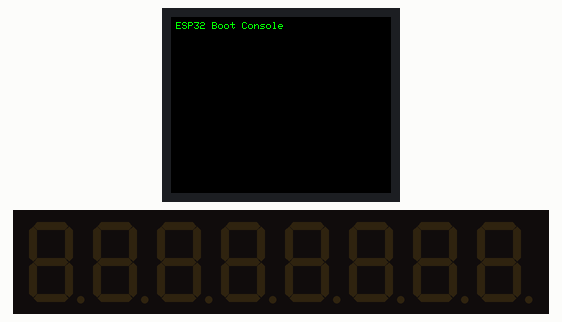
A program run on a simulated ESP32. Shown: 220×176 colour display, 8-digit seven-segment display. What the program prints to the serial monitor is not drawn.

Above: at 1.2 s.
At 2.1 s:
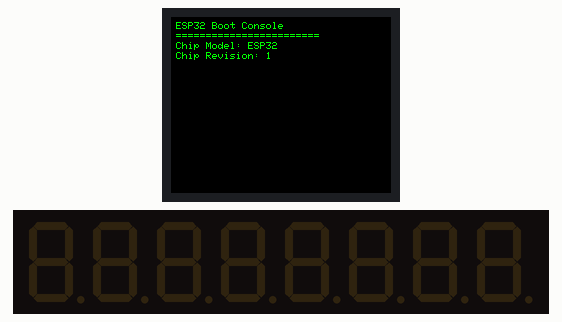
At 2.8 s:
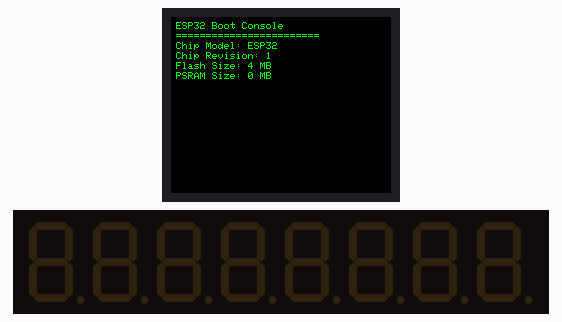
At 3.7 s:
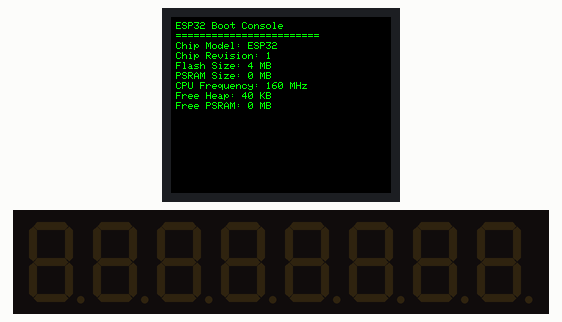
At 4.6 s:
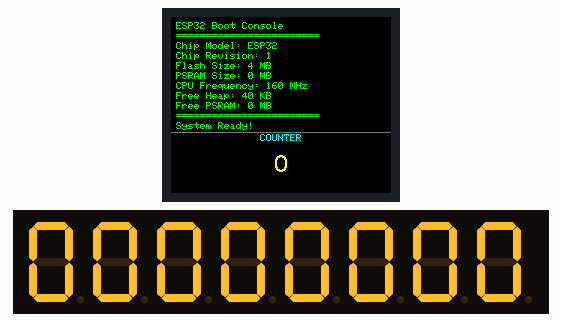
At 38.6 s:
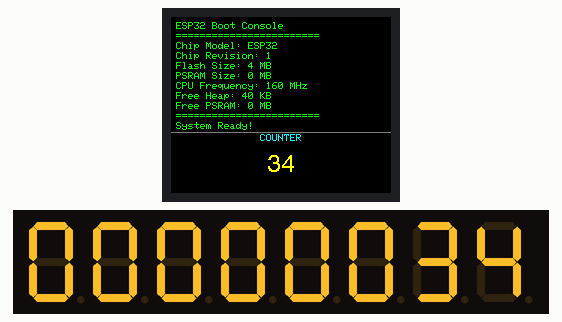

The program:

main.cpp
```cpp
/*
for pin configuration check:
MAX7219_7Segment/max7219.h  → CLK=32, CS=21, DIN=33
TFT_eSPI/User_setup.h       → MOSI=23, SCLK=18, CS=25, DC=27, RST=26, BL=4
*/

#include <Arduino.h>
#include "max7219.h"
#include <SPI.h>
#include <TFT_eSPI.h>
#include <ESP32TimerInterrupt.h>

// --- Screen layout (landscape: 220 x 176) ---
#define SCREEN_W       220
#define BOOT_LINES     11
#define LINE_H         10
#define COUNTER_LABEL_Y 117
#define COUNTER_NUM_Y   136

MAX7219 display;
TFT_eSPI tft = TFT_eSPI();

ESP32Timer timer0(0);
volatile bool     timerTicked = false;
volatile uint32_t timerCount  = 0;

bool IRAM_ATTR onTimer(void *param)
{
  (void) param;
  timerTicked = true;
  timerCount++;
  return true;
}

void setup()
{
  Serial.begin(115200);
  delay(1000);

  tft.begin();
  tft.setRotation(1);
  tft.fillScreen(TFT_BLACK);
  tft.setTextColor(TFT_GREEN, TFT_BLACK);
  tft.setTextSize(1);

  // --- Boot console ---
  int yPos = 5;
  const int delayMs = 300;

  auto printLine = [&](const String &s) {
    tft.drawString(s, 5, yPos, 1);
    yPos += LINE_H;
    delay(delayMs);
  };

  printLine("ESP32 Boot Console");
  printLine("========================");
  printLine("Chip Model: "    + String(ESP.getChipModel()));
  printLine("Chip Revision: " + String(ESP.getChipRevision()));
  printLine("Flash Size: "    + String(ESP.getFlashChipSize() / (1024*1024)) + " MB");
  printLine("PSRAM Size: "    + String(ESP.getPsramSize()    / (1024*1024)) + " MB");
  printLine("CPU Frequency: " + String(ESP.getCpuFreqMHz())  + " MHz");
  printLine("Free Heap: "     + String(ESP.getFreeHeap()     / 1024)        + " KB");
  printLine("Free PSRAM: "    + String(ESP.getFreePsram()    / (1024*1024)) + " MB");
  printLine("========================");
  printLine("System Ready!");

  Serial.println("=== ESP32 Board Information ===");
  Serial.printf("Chip: %s rev%d\n",   ESP.getChipModel(), ESP.getChipRevision());
  Serial.printf("Flash: %lu MB\n",    ESP.getFlashChipSize() / (1024*1024));
  Serial.printf("CPU: %d MHz\n",      ESP.getCpuFreqMHz());
  Serial.printf("Free heap: %lu KB\n",ESP.getFreeHeap() / 1024);
  Serial.println("==============================");

  // --- Counter area ---
  tft.drawFastHLine(0, COUNTER_LABEL_Y - 2, SCREEN_W, TFT_DARKGREY);
  tft.setTextColor(TFT_CYAN, TFT_BLACK);
  tft.drawCentreString("COUNTER", SCREEN_W / 2, COUNTER_LABEL_Y, 1);
  tft.setTextColor(TFT_YELLOW, TFT_BLACK);
  tft.drawCentreString("0", SCREEN_W / 2, COUNTER_NUM_Y, 4);

  // --- MAX7219 ---
  display.Begin();
  display.MAX7219_SetBrightness(8);
  for (int i = 0; i < 8; i++) display.DisplayChar(i, '0', false);

  // --- Timer: 1 s interval ---
  if (!timer0.attachInterruptInterval(1000000, onTimer)) {
    tft.setTextColor(TFT_RED, TFT_BLACK);
    tft.drawString("Timer Error!", 5, yPos, 1);
    Serial.println("ERROR: Timer failed to start");
  }
}

void loop()
{
  if (timerTicked) {
    timerTicked = false;

    Serial.printf("[TICK] count=%lu\n", timerCount);

    // Direct per-digit write: bypass DisplayText justify logic entirely
    uint32_t val = timerCount;
    for (int i = 0; i < 8; i++) {
      display.DisplayChar(i, '0' + (val % 10), false);
      val /= 10;
    }

    // Update TFT counter (large centred number)
    tft.fillRect(0, COUNTER_NUM_Y, SCREEN_W, 30, TFT_BLACK);
    tft.setTextColor(TFT_YELLOW, TFT_BLACK);
    tft.drawCentreString(String(timerCount), SCREEN_W / 2, COUNTER_NUM_Y, 4);
  }
}
```

Measured:
- what the display in image 4 shows lasts 1.0 s, from 4.5 s to 5.5 s
